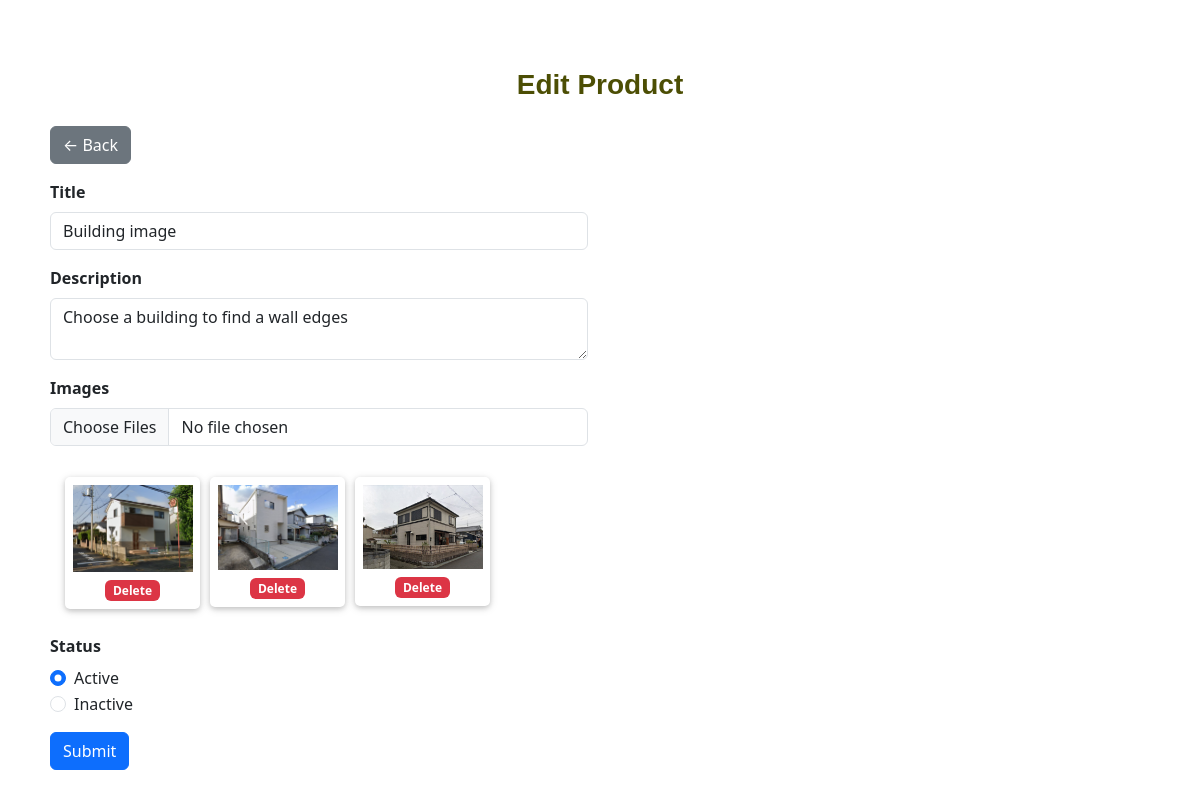
Page /addEdit.php?id=1 on the committed database.
### tables this page shows
CREATE TABLE `products` (
  `id` int(11) NOT NULL,
  `title` varchar(255) NOT NULL,
  `description` text DEFAULT NULL,
  `created` datetime NOT NULL DEFAULT current_timestamp(),
  `modified` datetime DEFAULT NULL,
  `status` tinyint(4) NOT NULL DEFAULT 1
);

CREATE TABLE `product_images` (
  `id` int(11) NOT NULL,
  `product_id` int(11) NOT NULL,
  `file_name` varchar(255) NOT NULL,
  `created` datetime NOT NULL DEFAULT current_timestamp()
);

### DB.class.php (called while the page is built, shortened)
<?php
include_once 'config.php';
class DB{
	private $dbHost     = DB_HOST;
	private $dbUsername = DB_USERNAME;
	private $dbPassword = DB_PASSWORD;
	private $dbName     = DB_NAME;
	private $proTbl     = 'products';
	private $imgTbl     = 'product_images';
	public function __construct(){
		if(!isset($this->db)){
			$conn = new mysqli($this->dbHost, $this->dbUsername, $this->dbPassword, $this->dbName);
			if($conn->connect_error){
				die("Failed to connect with MySQL: " . $conn->connect_error);
			}else{
				$this->db = $conn;
			}
		}
	}
	public function getRows($conditions = array()){
		$sql = "SELECT ";
		$sql .= array_key_exists("select", $conditions)?$conditions['select']:"P.*,I.file_name";
		$sql .= " FROM {$this->proTbl} AS P";
		$sql .= " LEFT JOIN {$this->imgTbl} AS I ON (I.product_id = P.id AND I.id = (SELECT MAX(id) FROM product_images WHERE product_id=P.id)) ";
		if(array_key_exists("where", $conditions)){
			$sql .= " WHERE ";
			$i = 0;
			foreach($conditions['where'] as $key => $value){
				$pre = ($i > 0)?" AND ":'';
				$alias_key = strpos($key, '.') !== false?$key:"P.$key";
				$sql .= $pre."$alias_key = '".$value."'";
				$i++;
			}
		}
		if(array_key_exists("order_by", $conditions)){
			$sql .= " ORDER BY P.{$conditions['order_by']} ";
		}else{
			$sql .= " ORDER BY P.id";
		}
		$result = $this->db->query($sql);
		if(array_key_exists("return_type", $conditions) && $conditions['return_type'] != 'all'){
			switch($conditions['return_type']){
				case 'single':
					$data = $result->fetch_assoc();
					if(!empty($data['id'])){
						$data['images'] = array();
						$sub_query = "SELECT * FROM {$this->imgTbl} WHERE product_id={$data['id']} ORDER BY id";
						$sub_result = $this->db->query($sub_query);
						if($sub_result->num_rows > 0){
							while($img_row = $sub_result->fetch_assoc()){
								$data['images'][] = $img_row;
							}
						}
					}
					break;
			}
		}else{
			if($result->num_rows > 0){
				while($row = $result->fetch_assoc()){
					$data[] = $row;
				}
			}
		}
		return !empty($data)?$data:false;
	}
}

### config.php (called while the page is built, shortened)
<?php
$uploadDir = 'uploads/';
?>

### addEdit.php (the view, shortened to what this page needs)
<?php
require_once 'DB.class.php';
$db = new DB();
$postData = $proData = array();
if (!empty($_GET['id'])) {
    $conditions = array(
        'where' => array('id' => $_GET['id']),
        'return_type' => 'single'
    );
    $proData = $db->getRows($conditions);
}
$proData = !empty($postData) ? $postData : $proData;
$actionLabel = !empty($_GET['id']) ? 'Edit' : 'Add';
?>
<!DOCTYPE html>
<html lang="en">
<head>
    <link rel="stylesheet" href="css/bootstrap.min.css">
    <link rel="stylesheet" href="css/style.css">
</head>
<body>
<div class="container mt-5">
    <h1 class="mb-4"><?php echo $actionLabel; ?> Product</h1>
    <div class="row">
        <div class="col-md-6">
            <a href="index.php" class="btn btn-secondary mb-3">&larr; Back</a>
            <form method="post" action="postAction.php" enctype="multipart/form-data">
                <div class="mb-3">
                    <label class="form-label">Title</label>
                    <input type="text" name="title" class="form-control" placeholder="Enter title" value="<?php echo !empty($proData['title']) ? $proData['title'] : ''; ?>" required>
                </div>
                <div class="mb-3">
                    <label class="form-label">Description</label>
                    <textarea name="description" class="form-control" placeholder="Enter description here..."><?php echo !empty($proData['description']) ? $proData['description'] : ''; ?></textarea>
                </div>
                <div class="mb-3">
                    <label class="form-label">Images</label>
                    <input type="file" name="image_files[]" class="form-control" accept="image/*" multiple>
                    <?php if (!empty($proData['images'])) { ?>
                        <div class="image-grid mt-3">
                            <?php foreach ($proData['images'] as $imageRow) { ?>
                                <div class="img-bx" id="imgbx_<?php echo $imageRow['id']; ?>">
                                    <img src="<?php echo $uploadDir . $imageRow['file_name']; ?>" width="120" alt="Image"/>
                                    <a href="javascript:void(0);" class="badge bg-danger" onclick="deleteImage(<?php echo $imageRow['id']; ?>)">Delete</a>
                                </div>
                            <?php } ?>
                        </div>
                    <?php } ?>
                </div>
                <div class="mb-3">
                    <label class="form-label">Status</label>
                    <div class="form-check">
                        <input class="form-check-input" type="radio" name="status" id="status1" value="1" <?php echo !empty($proData['status']) || !isset($proData['status']) ? 'checked' : ''; ?>>
                        <label class="form-check-label" for="status1">Active</label>
                    </div>
                    <div class="form-check">
                        <input class="form-check-input" type="radio" name="status" id="status2" value="0" <?php echo isset($proData['status']) && empty($proData['status']) ? 'checked' : ''; ?>>
                        <label class="form-check-label" for="status2">Inactive</label>
                    </div>
                </div>
                <input type="submit" name="dataSubmit" class="btn btn-primary" value="Submit">
            </form>
        </div>
    </div>
</div>
</body>
</html>

### css/style.css (style rules this page uses)
h1 { font-family: 'Trebuchet MS', 'Lucida Sans Unicode', 'Lucida Grande', 'Lucida Sans', Arial, sans-serif; font-size: 28px; font-weight: bold; margin-bottom: 0; text-align: center; color: #4c4e04; }
.container { padding: 20px; }
.form-label { font-weight: bold; }
.image-grid { width: 100%; float: left; padding: 15px; }
.img-bx { width: 135px; float: left; padding: 8px; text-align: center; box-shadow: 0 2px 5px 0 rgba(0,0,0,0.16), 0 2px 10px 0 rgba(0,0,0,0.12); margin-right: 10px; margin-bottom: 10px; border-radius: 5px; }
.img-bx img { margin-bottom: 5px; }
.img-bx a { text-decoration: none; }

### rows in the picture
products: title "Building image", description "Choose a building to find a wall edges", status "☑ Active", status "☐ Inactive"
product_images: file_name (picture)
product_images: file_name (picture)
product_images: file_name (picture)

### other values in the picture
$actionLabel "Edit"
